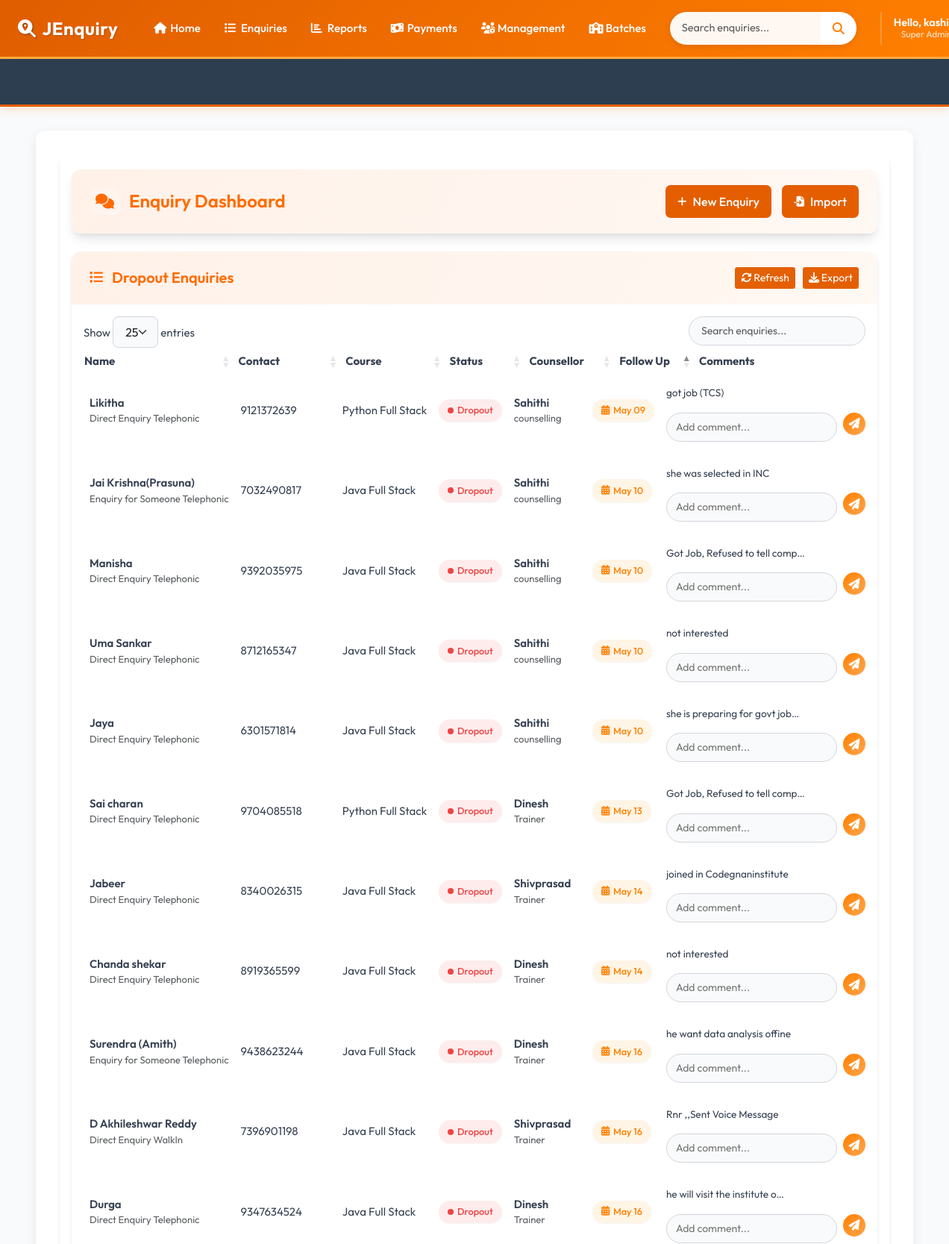
The app's page /dropout-students/ (signed in, upper part) with its own data.
### accounts/models.py (models this page shows, shortened)
class CustomUser(AbstractBaseUser, PermissionsMixin):
    ROLE_CHOICES = (
        ('manager', 'Manager'),
        ('counselor', 'Counselor'),
    )
    email = models.EmailField(unique=True)
    first_name = models.CharField(max_length=30)
    last_name = models.CharField(max_length=30)
    role = models.CharField(max_length=20, choices=ROLE_CHOICES)
    is_approved = models.BooleanField(default=False)
    is_active = models.BooleanField(default=True)
    is_staff = models.BooleanField(default=False)
    objects = CustomUserManager()
    USERNAME_FIELD = 'email'
    REQUIRED_FIELDS = ['first_name', 'last_name', 'role']

### enquiry/models.py (models this page shows, shortened)
class Enquiry(models.Model):
    STATUS_CHOICES = [
        ('joined', 'Joined'),
        ('pending', 'Pending'),
        ('dropout', 'Dropout'),
    ]
    SUBJECT_CHOICES = [
        ('java_full_stack', 'Java Full Stack'),
        ('python_full_stack', 'Python Full Stack'),
        ('other', 'Other'),
    ]
    ENQUIRY_TYPE_CHOICES = [
        ('someone_telephonic', 'Enquiry for Someone Telephonic'),
        ('direct_telephonic', 'Direct Enquiry Telephonic'),
        ('someone_walkin', 'Enquiry for Someone WalkIn'),
        ('direct_walkin', 'Direct Enquiry WalkIn'),
        ('telephonic_to_walkin', 'Telephonic To Walkin'),
    ]
    VISIT_TYPE_CHOICES = [
        ('alone_walkin', 'Alone Walkin'),
        ('came_with_parents', 'Came with parents'),
        ('student_reference', 'Student Reference'),
        ('old_student_reference', 'Old Student Reference'),
        ('came_with_relatives', 'Came with relatives'),
        ('telephonic', 'Telephonic'),
    ]
    name = models.CharField(max_length=100)
    mobile = models.CharField(max_length=15, unique=True)
    parent_number = models.CharField(max_length=15, blank=True, null=True)
    native_district_name = models.CharField(max_length=30, blank=True, null=True)
    subject = models.CharField(max_length=50, choices=SUBJECT_CHOICES)
    other_subject_name = models.CharField(max_length=100, blank=True, null=True)
    status = models.CharField(max_length=10, choices=STATUS_CHOICES, default='pending')
    enquiry_type = models.CharField(max_length=30, choices=ENQUIRY_TYPE_CHOICES, default='direct_telephonic')
    visit_type = models.CharField(max_length=30, choices=VISIT_TYPE_CHOICES, default='alone_walkin')
    created_at = models.DateTimeField(auto_now_add=True)
    followup_date = models.DateField(null=True, blank=True)
    enquiry_date = models.DateField(null=True, blank=True)
    joined_date = models.DateField(null=True, blank=True)
    fees_paid_date = models.DateField(null=True, blank=True)
    due_date = models.DateField(null=True, blank=True)
    target_fees = models.DecimalField(
        max_digits=12, decimal_places=2,
        null=True, blank=True,
        help_text="Total fees for the course"
    )
    fees_paid = models.DecimalField(
        max_digits=12, decimal_places=2,
        default=0.00,
        help_text="Total amount paid by the student"
    )
    fees_balance = models.DecimalField(
        max_digits=12, decimal_places=2,
        null=True, blank=True,
        help_text="Remaining balance (calculated automatically)"
    )
    is_joined_batch = models.BooleanField(default=False)
    counsellor = models.ForeignKey('Counsellor', on_delete=models.CASCADE, related_name='enquiries')
    class Meta:
        indexes = [
            models.Index(fields=['created_at']),
            models.Index(fields=['joined_date']),
            models.Index(fields=['status']),
            models.Index(fields=['counsellor']),
            models.Index(fields=['enquiry_date']),
            models.Index(fields=['enquiry_type']),
        ]
        ordering = ['-created_at']

class Counsellor(models.Model):
    name = models.CharField(max_length=100, unique=True)
    mobile = models.CharField(max_length=15)
    department = models.CharField(max_length=100)

class Comment(models.Model):
    enquiry = models.ForeignKey(Enquiry, on_delete=models.CASCADE, related_name='comments')
    comment = models.TextField()
    created_at = models.DateTimeField(default=timezone.now)
    class Meta:
        get_latest_by = 'created_at'
        ordering = ['-created_at']
        indexes = [
            models.Index(fields=['enquiry']),
            models.Index(fields=['created_at']),
        ]

### enquiry/views.py (the view)
# urls.py: path('dropout-students/', views.dropout_students, name='dropout_students'),
@login_required(login_url='accounts:login')
def dropout_students(request):
    def fetch():
        return list(Enquiry.objects.filter(status='dropout').order_by('-created_at'))
    students = get_or_set_cache("dropout_students", fetch, timeout=600)
    return render(request, 'dropout_students.html', {'enquiries': students})

### template/dropout_students.html (shortened to what this page needs)
{% extends 'base.html' %}
{% block extra_css %}
<link rel="stylesheet" href="https://cdn.datatables.net/1.13.6/css/dataTables.bootstrap5.min.css">
<link rel="stylesheet" href="https://cdnjs.cloudflare.com/ajax/libs/font-awesome/6.4.0/css/all.min.css">
{% endblock %}
{% block content %}
<div class="app-wrapper">
    <div class="dashboard-header">
        <h1 class="dashboard-title">
            <i class="fas fa-comments"></i>
            Enquiry Dashboard
        </h1>
        <div class="dashboard-actions">
            <a href="{% url 'enquiry:add_enquiry' %}" class="btn btn-light">
                <i class="fas fa-plus"></i> New Enquiry
            </a>
            <a href="{% url 'enquiry:bulk_enquiry_upload' %}" class="btn btn-outline-light">
                <i class="fas fa-file-import"></i> Import
            </a>
        </div>
    </div>
    <div class="data-card">
        <div class="card-header">
            <h2 class="card-title">
                <i class="fas fa-list"></i> Dropout Enquiries
            </h2>
            <div class="d-flex gap-2">
                <button id="refreshTable" class="btn btn-sm btn-outline-light">
                    <i class="fas fa-sync-alt"></i> Refresh
                </button>
                <button id="exportCSV" class="btn btn-sm btn-outline-light">
                    <i class="fas fa-download"></i> Export
                </button>
            </div>
        </div>
        <div class="card-body p-0">
            <div class="data-table-wrapper">
                <table id="enquiryTable" class="display nowrap w-100">
                    <thead>
                        <tr>
                            <th>Name</th>
                            <th>Contact</th>
                            <th>Course</th>
                            <th>Status</th>
                            <th>Counsellor</th>
                            <th>Follow Up</th>
                            <th>Comments</th>
                        </tr>
                    </thead>
                    <tbody>
                        {% for enquiry in enquiries %}
                        <tr id="enquiry-row-{{ enquiry.id }}">
                            <td>
                                <div class="fw-semibold">{{ enquiry.name }}</div>
                                <div class="text-muted small">{{ enquiry.get_enquiry_type_display }}</div>
                            </td>
                            <td>{{ enquiry.mobile }}</td>
                            <td>{{ enquiry.get_subject_display }}</td>
                            <td>
                                <span class="status-badge status-{{ enquiry.status|slugify }}"
                                      data-status="{{ enquiry.status }}"
                                      data-enquiry-id="{{ enquiry.id }}">
                                    {{ enquiry.get_status_display }}
                                </span>
                            </td>
                            <td>
                                <div class="fw-semibold">{{ enquiry.counsellor.name }}</div>
                                <div class="text-muted small">{{ enquiry.counsellor.department }}</div>
                            </td>
                            <td>
                                <div class="followup-date {% if enquiry.followup_date <= today %}urgent{% endif %}"
                                     data-enquiry-id="{{ enquiry.id }}">
                                    <i class="fas fa-calendar-alt"></i>
                                    {% if enquiry.followup_date %}
                                        {{ enquiry.followup_date|date:"M d" }}
                                    {% else %}
                                        Set Date
                                    {% endif %}
                                </div>
                            </td>
                            <td>
                                <div id="comment-container-{{ enquiry.id }}">
                                    {% with enquiry.comments.all|first as comment %}
                                        {% if comment %}
                                            <div class="comment-preview"
                                                 title="{{ comment.comment }}"
                                                 data-enquiry-id="{{ enquiry.id }}">
                                                {{ comment.comment|truncatechars:30 }}
                                            </div>
                                        {% else %}
                                            <span class="text-muted">No comments</span>
                                        {% endif %}
                                    {% endwith %}
                                </div>
                                <div class="comment-input-group">
                                    <input type="text"
                                           id="comment-input-{{ enquiry.id }}"
                                           class="comment-input"
                                           placeholder="Add comment...">
                                    <button class="add-comment-btn"
                                            data-enquiry-id="{{ enquiry.id }}">
                                        <i class="fas fa-paper-plane"></i>
                                    </button>
                                </div>
                            </td>
                        </tr>
                        {% endfor %}
                    </tbody>
                </table>
            </div>
        </div>
    </div>
</div>
{% endblock %}

### template/base.html (shortened to what this page needs)
<!DOCTYPE html>
<html lang="en">
<head>
    <link href="https://cdn.jsdelivr.net/npm/bootstrap@5.3.0-alpha1/dist/css/bootstrap.min.css" rel="stylesheet">
    <link rel="stylesheet" href="https://cdnjs.cloudflare.com/ajax/libs/font-awesome/6.4.0/css/all.min.css">
<link rel="stylesheet" href="https://cdnjs.cloudflare.com/ajax/libs/font-awesome/6.5.0/css/all.min.css">
<link rel="stylesheet" href="https://cdn.jsdelivr.net/npm/flatpickr/dist/flatpickr.min.css">
    {% block extra_css %}
    {% endblock %}
</head>
<body>
    <nav class="navbar navbar-expand-lg navbar-dark">
        <div class="container-fluid">
            <a class="navbar-brand pulse-on-hover" href="{% url 'enquiry:dashboard' %}">
                <i class="fas fa-search-location"></i>JEnquiry
            </a>
            <div class="collapse navbar-collapse" id="mainNav">
                {% if user.is_authenticated %}
                <ul class="navbar-nav me-auto mb-2 mb-lg-0">
                    <li class="nav-item">
                        <a class="nav-link" href="{% url 'enquiry:dashboard' %}"><i class="fas fa-home"></i> Home</a>
                    </li>
                    <li class="nav-item dropdown">
                        <a class="nav-link dropdown-toggle" href="#" role="button" data-bs-toggle="dropdown">
                            <i class="fas fa-list"></i> Enquiries
                        </a>
                    </li>
                    <li class="nav-item dropdown">
                        <a class="nav-link dropdown-toggle" href="#" role="button" data-bs-toggle="dropdown">
                            <i class="fas fa-chart-bar"></i> Reports
                        </a>
                    </li>
                    <li class="nav-item dropdown">
                        <a class="nav-link dropdown-toggle" href="#" role="button" data-bs-toggle="dropdown">
                            <i class="fas fa-money-bill-wave"></i> Payments
                        </a>
                    </li>
                    <li class="nav-item dropdown">
                        <a class="nav-link dropdown-toggle" href="#" role="button" data-bs-toggle="dropdown">
                            <i class="fas fa-users-cog"></i> Management
                        </a>
                    </li>
                    <li class="nav-item dropdown">
                        <a class="nav-link dropdown-toggle" href="#" role="button" data-bs-toggle="dropdown">
                           <i class="fa-solid fa-school"></i> Batches
                        </a>
                    </li>
                </ul>
                <form class="d-flex search-form search-section" action="{% url 'enquiry:enquary_list' %}" method="get">
                    <div class="input-group">
                        <input type="search" name="search" class="form-control" placeholder="Search enquiries..."
                               aria-label="Search">
                        <button class="btn" type="submit">
                            <i class="fas fa-search"></i>
                        </button>
                    </div>
                </form>
                <div class="user-section">
                    <div class="user-menu">
                        <div class="dropdown user-dropdown">
                            <button class="dropdown-toggle" type="button" data-bs-toggle="dropdown"
                                    aria-expanded="false">
                                <div class="user-profile-dropdown">
                                    <div class="user-details">
                                        <p class="user-greeting">
                                           Hello, {{ user.first_name|default:user.email }}!
                                        </p>
                                        <p class="user-role">
                                            {% if user.is_superuser %}
                                                Super Admin
                                            {% elif user.is_staff %}
                                                Admin
                                            {% else %}
                                                Counsellor
                                            {% endif %}
                                        </p>
                                    </div>
                                </div>
                            </button>
                        </div>
                    </div>
                </div>
                {% endif %}
            </div>
        </div>
    </nav>
{% if user.is_authenticated %}
<div class="marquee-container marquee-progress">
    <div class="marquee-content">
    </div>
</div>
{% endif %}
    <div class="main-content-wrapper">
        <div class="container-fluid px-4">
            <div class="content-container">
                {% block content %}
                {% endblock %}
            </div>
        </div>
    </div>
</body>
</html>

### records on screen
CustomUser: first_name "kashi"
Enquiry: name "Surendra (Amith)", enquiry_type "Enquiry for Someone Telephonic", mobile "9438623244", subject "Java Full Stack", status "Dropout", counsellor.name "Dinesh", counsellor.department "Trainer", followup_date "May 16"
Comment: comment "he want data analysis offine"
Enquiry: name "Jabeer", enquiry_type "Direct Enquiry Telephonic", mobile "8340026315", subject "Java Full Stack", status "Dropout", counsellor.name "Shivprasad", counsellor.department "Trainer", followup_date "May 14"
Comment: comment "joined in Codegnaninstitute"
Enquiry: name "Chanda shekar", enquiry_type "Direct Enquiry Telephonic", mobile "8919365599", subject "Java Full Stack", status "Dropout", counsellor.name "Dinesh", counsellor.department "Trainer", followup_date "May 14"
Comment: comment "not interested"
Enquiry: name "Sai charan", enquiry_type "Direct Enquiry Telephonic", mobile "9704085518", subject "Python Full Stack", status "Dropout", counsellor.name "Dinesh", counsellor.department "Trainer", followup_date "May 13"
Comment: comment "Got Job, Refused to tell comp…"
Enquiry: name "D Akhileshwar Reddy", enquiry_type "Direct Enquiry WalkIn", mobile "7396901198", subject "Java Full Stack", status "Dropout", counsellor.name "Shivprasad", counsellor.department "Trainer", followup_date "May 16"
Comment: comment "Rnr ,,Sent Voice Message"
Enquiry: name "Jai Krishna(Prasuna)", enquiry_type "Enquiry for Someone Telephonic", mobile "7032490817", subject "Java Full Stack", status "Dropout", counsellor.name "Sahithi", counsellor.department "counselling", followup_date "May 10"
Comment: comment "she was selected in INC"
Enquiry: name "Durga", enquiry_type "Direct Enquiry Telephonic", mobile "9347634524", subject "Java Full Stack", status "Dropout", counsellor.name "Dinesh", counsellor.department "Trainer", followup_date "May 16"
Comment: comment "he will visit the institute o…"
Enquiry: name "Manisha", enquiry_type "Direct Enquiry Telephonic", mobile "9392035975", subject "Java Full Stack", status "Dropout", counsellor.name "Sahithi", counsellor.department "counselling", followup_date "May 10"
Comment: comment "Got Job, Refused to tell comp…"
Enquiry: name "Uma Sankar", enquiry_type "Direct Enquiry Telephonic", mobile "8712165347", subject "Java Full Stack", status "Dropout", counsellor.name "Sahithi", counsellor.department "counselling", followup_date "May 10"
Comment: comment "not interested"
Enquiry: name "Likitha", enquiry_type "Direct Enquiry Telephonic", mobile "9121372639", subject "Python Full Stack", status "Dropout", counsellor.name "Sahithi", counsellor.department "counselling", followup_date "May 09"
Comment: comment "got job (TCS)"
Enquiry: name "Jaya", enquiry_type "Direct Enquiry Telephonic", mobile "6301571814", subject "Java Full Stack", status "Dropout", counsellor.name "Sahithi", counsellor.department "counselling", followup_date "May 10"
Comment: comment "she is preparing for govt job…"
